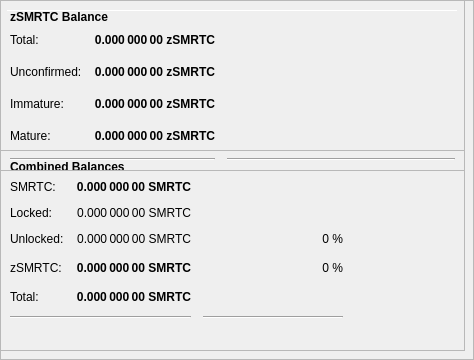
        <widget class="QFrame" name="frameObfuscation">
         <property name="minimumSize">
          <size>
           <width>0</width>
           <height>350</height>
          </size>
         </property>
         <property name="layoutDirection">
          <enum>Qt::LeftToRight</enum>
         </property>
         <property name="frameShape">
          <enum>QFrame::StyledPanel</enum>
         </property>
         <property name="frameShadow">
          <enum>QFrame::Raised</enum>
         </property>
         <widget class="QPushButton" name="runAutoDenom">
          <property name="geometry">
           <rect>
            <x>251</x>
            <y>17</y>
            <width>1</width>
            <height>1</height>
           </rect>
          </property>
          <property name="palette">
           <palette>
            <active>
             <colorrole role="WindowText">
              <brush brushstyle="SolidPattern">
               <color alpha="255">
                <red>0</red>
                <green>0</green>
                <blue>0</blue>
               </color>
              </brush>
             </colorrole>
             <colorrole role="Button">
              <brush brushstyle="SolidPattern">
               <color alpha="255">
                <red>239</red>
                <green>238</green>
                <blue>238</blue>
               </color>
              </brush>
             </colorrole>
             <colorrole role="Light">
              <brush brushstyle="SolidPattern">
               <color alpha="255">
                <red>255</red>
                <green>255</green>
                <blue>255</blue>
               </color>
              </brush>
             </colorrole>
             <colorrole role="Midlight">
              <brush brushstyle="SolidPattern">
               <color alpha="255">
                <red>247</red>
                <green>246</green>
                <blue>246</blue>
               </color>
              </brush>
             </colorrole>
             <colorrole role="Dark">
              <brush brushstyle="SolidPattern">
               <color alpha="255">
                <red>119</red>
                <green>119</green>
                <blue>119</blue>
               </color>
              </brush>
             </colorrole>
             <colorrole role="Mid">
              <brush brushstyle="SolidPattern">
               <color alpha="255">
                <red>159</red>
                <green>159</green>
                <blue>159</blue>
               </color>
              </brush>
             </colorrole>
             <colorrole role="Text">
              <brush brushstyle="SolidPattern">
               <color alpha="255">
                <red>0</red>
                <green>0</green>
                <blue>0</blue>
               </color>
              </brush>
             </colorrole>
             <colorrole role="BrightText">
              <brush brushstyle="SolidPattern">
               <color alpha="255">
                <red>255</red>
                <green>255</green>
                <blue>255</blue>
               </color>
              </brush>
             </colorrole>
             <colorrole role="ButtonText">
              <brush brushstyle="SolidPattern">
               <color alpha="255">
                <red>0</red>
                <green>0</green>
                <blue>0</blue>
               </color>
              </brush>
             </colorrole>
             <colorrole role="Base">
              <brush brushstyle="SolidPattern">
               <color alpha="255">
                <red>255</red>
                <green>255</green>
                <blue>255</blue>
               </color>
              </brush>
             </colorrole>
             <colorrole role="Window">
              <brush brushstyle="SolidPattern">
               <color alpha="255">
                <red>239</red>
                <green>238</green>
                <blue>238</blue>
               </color>
              </brush>
             </colorrole>
             <colorrole role="Shadow">
              <brush brushstyle="SolidPattern">
               <color alpha="255">
                <red>0</red>
                <green>0</green>
                <blue>0</blue>
               </color>
              </brush>
             </colorrole>
             <colorrole role="AlternateBase">
              <brush brushstyle="SolidPattern">
               <color alpha="255">
                <red>247</red>
                <green>246</green>
                <blue>246</blue>
               </color>
              </brush>
             </colorrole>
             <colorrole role="ToolTipBase">
              <brush brushstyle="SolidPattern">
               <color alpha="255">
                <red>255</red>
                <green>255</green>
                <blue>220</blue>
               </color>
              </brush>
             </colorrole>
             <colorrole role="ToolTipText">
              <brush brushstyle="SolidPattern">
               <color alpha="255">
                <red>0</red>
                <green>0</green>
                <blue>0</blue>
               </color>
              </brush>
             </colorrole>
            </active>
            <inactive>
             <colorrole role="WindowText">
              <brush brushstyle="SolidPattern">
               <color alpha="255">
                <red>0</red>
                <green>0</green>
                <blue>0</blue>
               </color>
              </brush>
             </colorrole>
             <colorrole role="Button">
              <brush brushstyle="SolidPattern">
               <color alpha="255">
                <red>239</red>
                <green>238</green>
                <blue>238</blue>
               </color>
              </brush>
             </colorrole>
             <colorrole role="Light">
              <brush brushstyle="SolidPattern">
               <color alpha="255">
                <red>255</red>
                <green>255</green>
                <blue>255</blue>
               </color>
              </brush>
             </colorrole>
             <colorrole role="Midlight">
              <brush brushstyle="SolidPattern">
               <color alpha="255">
                <red>247</red>
                <green>246</green>
                <blue>246</blue>
               </color>
              </brush>
             </colorrole>
             <colorrole role="Dark">
              <brush brushstyle="SolidPattern">
               <color alpha="255">
                <red>119</red>
                <green>119</green>
                <blue>119</blue>
               </color>
              </brush>
             </colorrole>
             <colorrole role="Mid">
              <brush brushstyle="SolidPattern">
               <color alpha="255">
                <red>159</red>
                <green>159</green>
                <blue>159</blue>
               </color>
              </brush>
             </colorrole>
             <colorrole role="Text">
              <brush brushstyle="SolidPattern">
               <color alpha="255">
                <red>0</red>
                <green>0</green>
                <blue>0</blue>
               </color>
              </brush>
             </colorrole>
             <colorrole role="BrightText">
              <brush brushstyle="SolidPattern">
               <color alpha="255">
                <red>255</red>
                <green>255</green>
                <blue>255</blue>
               </color>
              </brush>
             </colorrole>
             <colorrole role="ButtonText">
              <brush brushstyle="SolidPattern">
               <color alpha="255">
                <red>0</red>
                <green>0</green>
                <blue>0</blue>
               </color>
              </brush>
             </colorrole>
             <colorrole role="Base">
              <brush brushstyle="SolidPattern">
               <color alpha="255">
                <red>255</red>
                <green>255</green>
                <blue>255</blue>
               </color>
              </brush>
             </colorrole>
             <colorrole role="Window">
              <brush brushstyle="SolidPattern">
               <color alpha="255">
                <red>239</red>
                <green>238</green>
                <blue>238</blue>
               </color>
              </brush>
             </colorrole>
             <colorrole role="Shadow">
              <brush brushstyle="SolidPattern">
               <color alpha="255">
                <red>0</red>
                <green>0</green>
                <blue>0</blue>
               </color>
              </brush>
             </colorrole>
             <colorrole role="AlternateBase">
              <brush brushstyle="SolidPattern">
               <color alpha="255">
                <red>247</red>
                <green>246</green>
                <blue>246</blue>
               </color>
              </brush>
             </colorrole>
             <colorrole role="ToolTipBase">
              <brush brushstyle="SolidPattern">
               <color alpha="255">
                <red>255</red>
                <green>255</green>
                <blue>220</blue>
               </color>
              </brush>
             </colorrole>
             <colorrole role="ToolTipText">
              <brush brushstyle="SolidPattern">
               <color alpha="255">
                <red>0</red>
                <green>0</green>
                <blue>0</blue>
               </color>
              </brush>
             </colorrole>
            </inactive>
            <disabled>
             <colorrole role="WindowText">
              <brush brushstyle="SolidPattern">
               <color alpha="255">
                <red>119</red>
                <green>119</green>
                <blue>119</blue>
               </color>
              </brush>
             </colorrole>
             <colorrole role="Button">
              <brush brushstyle="SolidPattern">
               <color alpha="255">
                <red>239</red>
                <green>238</green>
                <blue>238</blue>
               </color>
              </brush>
             </colorrole>
             <colorrole role="Light">
              <brush brushstyle="SolidPattern">
               <color alpha="255">
                <red>255</red>
                <green>255</green>
                <blue>255</blue>
               </color>
              </brush>
             </colorrole>
             <colorrole role="Midlight">
              <brush brushstyle="SolidPattern">
               <color alpha="255">
                <red>247</red>
                <green>246</green>
                <blue>246</blue>
               </color>
              </brush>
             </colorrole>
             <colorrole role="Dark">
              <brush brushstyle="SolidPattern">
               <color alpha="255">
                <red>119</red>
                <green>119</green>
                <blue>119</blue>
               </color>
              </brush>
             </colorrole>
             <colorrole role="Mid">
              <brush brushstyle="SolidPattern">
               <color alpha="255">
                <red>159</red>
                <green>159</green>
                <blue>159</blue>
               </color>
              </brush>
             </colorrole>
             <colorrole role="Text">
              <brush brushstyle="SolidPattern">
               <color alpha="255">
                <red>119</red>
                <green>119</green>
                <blue>119</blue>
               </color>
              </brush>
             </colorrole>
             <colorrole role="BrightText">
              <brush brushstyle="SolidPattern">
               <color alpha="255">
                <red>255</red>
                <green>255</green>
                <blue>255</blue>
               </color>
              </brush>
             </colorrole>
             <colorrole role="ButtonText">
              <brush brushstyle="SolidPattern">
               <color alpha="255">
                <red>119</red>
                <green>119</green>
                <blue>119</blue>
               </color>
              </brush>
             </colorrole>
             <colorrole role="Base">
              <brush brushstyle="SolidPattern">
               <color alpha="255">
                <red>239</red>
                <green>238</green>
                <blue>238</blue>
               </color>
              </brush>
             </colorrole>
             <colorrole role="Window">
              <brush brushstyle="SolidPattern">
               <color alpha="255">
                <red>239</red>
                <green>238</green>
                <blue>238</blue>
               </color>
              </brush>
             </colorrole>
             <colorrole role="Shadow">
              <brush brushstyle="SolidPattern">
               <color alpha="255">
                <red>0</red>
                <green>0</green>
                <blue>0</blue>
               </color>
              </brush>
             </colorrole>
             <colorrole role="AlternateBase">
              <brush brushstyle="SolidPattern">
               <color alpha="255">
                <red>239</red>
                <green>238</green>
                <blue>238</blue>
               </color>
              </brush>
             </colorrole>
             <colorrole role="ToolTipBase">
              <brush brushstyle="SolidPattern">
               <color alpha="255">
                <red>255</red>
                <green>255</green>
                <blue>220</blue>
               </color>
              </brush>
             </colorrole>
             <colorrole role="ToolTipText">
              <brush brushstyle="SolidPattern">
               <color alpha="255">
                <red>0</red>
                <green>0</green>
                <blue>0</blue>
               </color>
              </brush>
             </colorrole>
            </disabled>
           </palette>
          </property>
          <property name="focusPolicy">
           <enum>Qt::NoFocus</enum>
          </property>
          <property name="autoFillBackground">
           <bool>true</bool>
          </property>
          <property name="text">
           <string/>
          </property>
          <property name="flat">
           <bool>true</bool>
          </property>
         </widget>
         <widget class="Line" name="line">
          <property name="geometry">
           <rect>
            <x>7</x>
            <y>10</y>
            <width>451</width>
            <height>1</height>
           </rect>
          </property>
          <property name="orientation">
           <enum>Qt::Horizontal</enum>
          </property>
         </widget>
         <widget class="QFrame" name="frame_3">
          <property name="geometry">
           <rect>
            <x>0</x>
            <y>150</y>
            <width>465</width>
            <height>201</height>
           </rect>
          </property>
          <property name="frameShape">
           <enum>QFrame::StyledPanel</enum>
          </property>
          <property name="frameShadow">
           <enum>QFrame::Raised</enum>
          </property>
          <layout class="QVBoxLayout" name="verticalLayout_5">
           <item>
            <layout class="QHBoxLayout" name="horizontalLayout_5" stretch="0">
             <item>
              <widget class="QLabel" name="label_5z">
               <property name="maximumSize">
                <size>
                 <width>16777215</width>
                 <height>20</height>
                </size>
               </property>
               <property name="font">
                <font>
                 <weight>75</weight>
                 <bold>true</bold>
                </font>
               </property>
               <property name="toolTip">
                <string>Combined Balances (including unconfirmed and immature coins)</string>
               </property>
               <property name="text">
                <string>&lt;html&gt;&lt;head/&gt;&lt;body&gt;&lt;p&gt;Combined Balances&lt;/p&gt;&lt;/body&gt;&lt;/html&gt;</string>
               </property>
              </widget>
             </item>
            </layout>
           </item>
           <item>
            <layout class="QGridLayout" name="gridLayout_3">
             <property name="spacing">
              <number>12</number>
             </property>
             <item row="7" column="0" colspan="2">
              <widget class="Line" name="lineSpendableBalance_3">
               <property name="orientation">
                <enum>Qt::Horizontal</enum>
               </property>
              </widget>
             </item>
             <item row="7" column="2">
              <widget class="Line" name="lineWatchBalance_3">
               <property name="sizePolicy">
                <sizepolicy hsizetype="Preferred" vsizetype="Fixed">
                 <horstretch>0</horstretch>
                 <verstretch>0</verstretch>
                </sizepolicy>
               </property>
               <property name="minimumSize">
                <size>
                 <width>140</width>
                 <height>0</height>
                </size>
               </property>
               <property name="orientation">
                <enum>Qt::Horizontal</enum>
               </property>
              </widget>
             </item>
             <item row="4" column="1">
              <widget class="QLabel" name="labelzBalancez">
               <property name="font">
                <font>
                 <weight>75</weight>
                 <bold>true</bold>
                </font>
               </property>
               <property name="cursor">
                <cursorShape>IBeamCursor</cursorShape>
               </property>
               <property name="toolTip">
                <string>Total of transactions that have yet to be confirmed, and do not yet count toward the spendable balance</string>
               </property>
               <property name="text">
                <string notr="true">0.000 000 00 SMRTC</string>
               </property>
               <property name="alignment">
                <set>Qt::AlignRight|Qt::AlignTrailing|Qt::AlignVCenter</set>
               </property>
               <property name="textInteractionFlags">
                <set>Qt::LinksAccessibleByMouse|Qt::TextSelectableByKeyboard|Qt::TextSelectableByMouse</set>
               </property>
              </widget>
             </item>
             <item row="6" column="1">
              <widget class="QLabel" name="labelTotalz">
               <property name="font">
                <font>
                 <weight>75</weight>
                 <bold>true</bold>
                </font>
               </property>
               <property name="cursor">
                <cursorShape>IBeamCursor</cursorShape>
               </property>
               <property name="toolTip">
                <string>Total Balance, including unconfirmed and immature coins.</string>
               </property>
               <property name="text">
                <string notr="true">0.000 000 00 SMRTC</string>
               </property>
               <property name="alignment">
                <set>Qt::AlignRight|Qt::AlignTrailing|Qt::AlignVCenter</set>
               </property>
               <property name="textInteractionFlags">
                <set>Qt::LinksAccessibleByMouse|Qt::TextSelectableByKeyboard|Qt::TextSelectableByMouse</set>
               </property>
              </widget>
             </item>
             <item row="4" column="3">
              <spacer name="horizontalSpacer_6">
               <property name="orientation">
                <enum>Qt::Horizontal</enum>
               </property>
               <property name="sizeHint" stdset="0">
                <size>
                 <width>40</width>
                 <height>20</height>
                </size>
               </property>
              </spacer>
             </item>
             <item row="6" column="0">
              <widget class="QLabel" name="labelTotalTextz">
               <property name="text">
                <string>Total:</string>
               </property>
              </widget>
             </item>
             <item row="1" column="0">
              <widget class="QLabel" name="labelBalanceTextz">
               <property name="text">
                <string>SMRTC:</string>
               </property>
              </widget>
             </item>
             <item row="1" column="1">
              <widget class="QLabel" name="labelBalancez">
               <property name="font">
                <font>
                 <weight>75</weight>
                 <bold>true</bold>
                </font>
               </property>
               <property name="cursor">
                <cursorShape>IBeamCursor</cursorShape>
               </property>
               <property name="toolTip">
                <string>Your current spendable balance</string>
               </property>
               <property name="text">
                <string notr="true">0.000 000 00 SMRTC</string>
               </property>
               <property name="alignment">
                <set>Qt::AlignRight|Qt::AlignTrailing|Qt::AlignVCenter</set>
               </property>
               <property name="textInteractionFlags">
                <set>Qt::LinksAccessibleByMouse|Qt::TextSelectableByKeyboard|Qt::TextSelectableByMouse</set>
               </property>
              </widget>
             </item>
             <item row="4" column="0">
              <widget class="QLabel" name="labelzBalanceTextz">
               <property name="toolTip">
                <string/>
               </property>
               <property name="text">
                <string>zSMRTC:</string>
               </property>
              </widget>
             </item>
             <item row="4" column="2">
              <widget class="QLabel" name="labelzSMRTCPercent">
               <property name="toolTip">
                <string>Current percentage of zSMRTC.
If AutoMint is enabled this percentage will settle around the configured AutoMint percentage (default = 10%)</string>
               </property>
               <property name="text">
                <string>0 %</string>
               </property>
               <property name="alignment">
                <set>Qt::AlignRight|Qt::AlignTrailing|Qt::AlignVCenter</set>
               </property>
              </widget>
             </item>
             <item row="6" column="2">
              <widget class="QLabel" name="label100Percent">
               <property name="text">
                <string/>
               </property>
               <property name="alignment">
                <set>Qt::AlignRight|Qt::AlignTrailing|Qt::AlignVCenter</set>
               </property>
              </widget>
             </item>
             <item row="2" column="1">
              <widget class="QLabel" name="labelLockedBalance">
               <property name="toolTip">
                <string>Locked SMRTC or Masternode collaterals. These are excluded from zSMRTC minting.</string>
               </property>
               <property name="text">
                <string>0.000 000 00 SMRTC</string>
               </property>
               <property name="alignment">
                <set>Qt::AlignRight|Qt::AlignTrailing|Qt::AlignVCenter</set>
               </property>
              </widget>
             </item>
             <item row="2" column="0">
              <widget class="QLabel" name="labelLockedBalanceText">
               <property name="toolTip">
                <string>Locked SMRTC or Masternode collaterals. These are excluded from zSMRTC minting.</string>
               </property>
               <property name="text">
                <string>Locked:</string>
               </property>
              </widget>
             </item>
             <item row="3" column="0">
              <widget class="QLabel" name="labelUnLockedBalanceText">
               <property name="toolTip">
                <string>Unlocked SMRTCs. These can be used for zSMRTC minting.</string>
               </property>
               <property name="text">
                <string>Unlocked:</string>
               </property>
              </widget>
             </item>
             <item row="3" column="1">
              <widget class="QLabel" name="labelUnLockedBalance">
               <property name="toolTip">
                <string>Unlocked SMRTCs. These can be used for zSMRTC minting.</string>
               </property>
               <property name="text">
                <string>0.000 000 00 SMRTC</string>
               </property>
               <property name="alignment">
                <set>Qt::AlignRight|Qt::AlignTrailing|Qt::AlignVCenter</set>
               </property>
              </widget>
             </item>
             <item row="3" column="2">
              <widget class="QLabel" name="labelSMRTCPercent">
               <property name="text">
                <string>0 %</string>
               </property>
               <property name="alignment">
                <set>Qt::AlignRight|Qt::AlignTrailing|Qt::AlignVCenter</set>
               </property>
              </widget>
             </item>
            </layout>
           </item>
           <item>
            <spacer name="verticalSpacer">
             <property name="orientation">
              <enum>Qt::Vertical</enum>
             </property>
             <property name="sizeHint" stdset="0">
              <size>
               <width>20</width>
               <height>40</height>
              </size>
             </property>
            </spacer>
           </item>
          </layout>
         </widget>
         <widget class="QFrame" name="frame_4">
          <property name="geometry">
           <rect>
            <x>0</x>
            <y>0</y>
            <width>465</width>
            <height>171</height>
           </rect>
          </property>
          <property name="frameShape">
           <enum>QFrame::StyledPanel</enum>
          </property>
          <property name="frameShadow">
           <enum>QFrame::Raised</enum>
          </property>
          <layout class="QVBoxLayout" name="verticalLayout_7">
           <item>
            <layout class="QHBoxLayout" name="horizontalLayout_8" stretch="0">
             <item>
              <widget class="QLabel" name="label_5z_3">
               <property name="maximumSize">
                <size>
                 <width>16777215</width>
                 <height>20</height>
                </size>
               </property>
               <property name="font">
                <font>
                 <weight>75</weight>
                 <bold>true</bold>
                </font>
               </property>
               <property name="text">
                <string>zSMRTC Balance</string>
               </property>
              </widget>
             </item>
            </layout>
           </item>
           <item>
            <layout class="QGridLayout" name="gridLayout_5">
             <property name="spacing">
              <number>12</number>
             </property>
             <item row="4" column="0">
              <widget class="QLabel" name="labelzBalanceMatureText">
               <property name="toolTip">
                <string>Mature: more than 20 confirmation and more than 1 mints of the same denomination after it was minted.
These zSMRTC are spendable.</string>
               </property>
               <property name="text">
                <string>Mature:</string>
               </property>
              </widget>
             </item>
             <item row="5" column="0" colspan="2">
              <widget class="Line" name="lineSpendableBalance_5">
               <property name="orientation">
                <enum>Qt::Horizontal</enum>
               </property>
              </widget>
             </item>
             <item row="1" column="1">
              <widget class="QLabel" name="labelzBalance">
               <property name="font">
                <font>
                 <weight>75</weight>
                 <bold>true</bold>
                </font>
               </property>
               <property name="cursor">
                <cursorShape>IBeamCursor</cursorShape>
               </property>
               <property name="toolTip">
                <string>All available zSMRTC, unconfirmed and immature zSMRTC included.</string>
               </property>
               <property name="text">
                <string notr="true">0.000 000 00 zSMRTC</string>
               </property>
               <property name="alignment">
                <set>Qt::AlignRight|Qt::AlignTrailing|Qt::AlignVCenter</set>
               </property>
               <property name="textInteractionFlags">
                <set>Qt::LinksAccessibleByMouse|Qt::TextSelectableByKeyboard|Qt::TextSelectableByMouse</set>
               </property>
              </widget>
             </item>
             <item row="5" column="2">
              <widget class="Line" name="lineWatchBalance_5">
               <property name="sizePolicy">
                <sizepolicy hsizetype="Preferred" vsizetype="Fixed">
                 <horstretch>0</horstretch>
                 <verstretch>0</verstretch>
                </sizepolicy>
               </property>
               <property name="minimumSize">
                <size>
                 <width>140</width>
                 <height>0</height>
                </size>
               </property>
               <property name="orientation">
                <enum>Qt::Horizontal</enum>
               </property>
              </widget>
             </item>
             <item row="1" column="0">
              <widget class="QLabel" name="labelzBalanceText">
               <property name="toolTip">
                <string>All available zSMRTC, unconfirmed and immature zSMRTC included.</string>
               </property>
               <property name="text">
                <string>Total:</string>
               </property>
              </widget>
             </item>
             <item row="1" column="2">
              <spacer name="horizontalSpacer_8">
               <property name="orientation">
                <enum>Qt::Horizontal</enum>
               </property>
               <property name="sizeHint" stdset="0">
                <size>
                 <width>40</width>
                 <height>20</height>
                </size>
               </property>
              </spacer>
             </item>
             <item row="4" column="2">
              <spacer name="horizontalSpacer_4">
               <property name="orientation">
                <enum>Qt::Horizontal</enum>
               </property>
               <property name="sizeHint" stdset="0">
                <size>
                 <width>40</width>
                 <height>20</height>
                </size>
               </property>
              </spacer>
             </item>
             <item row="4" column="1">
              <widget class="QLabel" name="labelzBalanceMature">
               <property name="font">
                <font>
                 <weight>75</weight>
                 <bold>true</bold>
                </font>
               </property>
               <property name="toolTip">
                <string>Mature: more than 20 confirmation and more than 1 mints of the same denomination after it was minted.
These zSMRTC are spendable.</string>
               </property>
               <property name="text">
                <string>0.000 000 00 zSMRTC</string>
               </property>
               <property name="alignment">
                <set>Qt::AlignRight|Qt::AlignTrailing|Qt::AlignVCenter</set>
               </property>
              </widget>
             </item>
             <item row="2" column="0">
              <widget class="QLabel" name="labelzBalanceUnconfirmedText">
               <property name="toolTip">
                <string>Unconfirmed: less than 20 confirmations
Immature: confirmed, but less than 1 mints of the same denomination after it was minted</string>
               </property>
               <property name="text">
                <string>Unconfirmed:</string>
               </property>
              </widget>
             </item>
             <item row="2" column="1">
              <widget class="QLabel" name="labelzBalanceUnconfirmed">
               <property name="font">
                <font>
                 <weight>75</weight>
                 <bold>true</bold>
                </font>
               </property>
               <property name="toolTip">
                <string>Unconfirmed: less than 20 confirmations
Immature: confirmed, but less than 1 mints of the same denomination after it was minted</string>
               </property>
               <property name="text">
                <string>0.000 000 00 zSMRTC</string>
               </property>
               <property name="alignment">
                <set>Qt::AlignRight|Qt::AlignTrailing|Qt::AlignVCenter</set>
               </property>
              </widget>
             </item>
             <item row="2" column="2">
              <spacer name="horizontalSpacer_5">
               <property name="orientation">
                <enum>Qt::Horizontal</enum>
               </property>
               <property name="sizeHint" stdset="0">
                <size>
                 <width>40</width>
                 <height>20</height>
                </size>
               </property>
              </spacer>
             </item>
             <item row="3" column="0">
              <widget class="QLabel" name="labelzBalanceImmatureText">
               <property name="toolTip">
                <string>Unconfirmed: less than 20 confirmations
Immature: confirmed, but less than 1 mints of the same denomination after it was minted</string>
               </property>
               <property name="text">
                <string>Immature:</string>
               </property>
              </widget>
             </item>
             <item row="3" column="1">
              <widget class="QLabel" name="labelzBalanceImmature">
               <property name="font">
                <font>
                 <weight>75</weight>
                 <bold>true</bold>
                </font>
               </property>
               <property name="toolTip">
                <string>Unconfirmed: less than 20 confirmations
Immature: confirmed, but less than 1 mints of the same denomination after it was minted</string>
               </property>
               <property name="text">
                <string>0.000 000 00 zSMRTC</string>
               </property>
               <property name="alignment">
                <set>Qt::AlignRight|Qt::AlignTrailing|Qt::AlignVCenter</set>
               </property>
              </widget>
             </item>
             <item row="3" column="2">
              <spacer name="horizontalSpacer_7">
               <property name="orientation">
                <enum>Qt::Horizontal</enum>
               </property>
               <property name="sizeHint" stdset="0">
                <size>
                 <width>40</width>
                 <height>20</height>
                </size>
               </property>
              </spacer>
             </item>
            </layout>
           </item>
          </layout>
         </widget>
        </widget>
